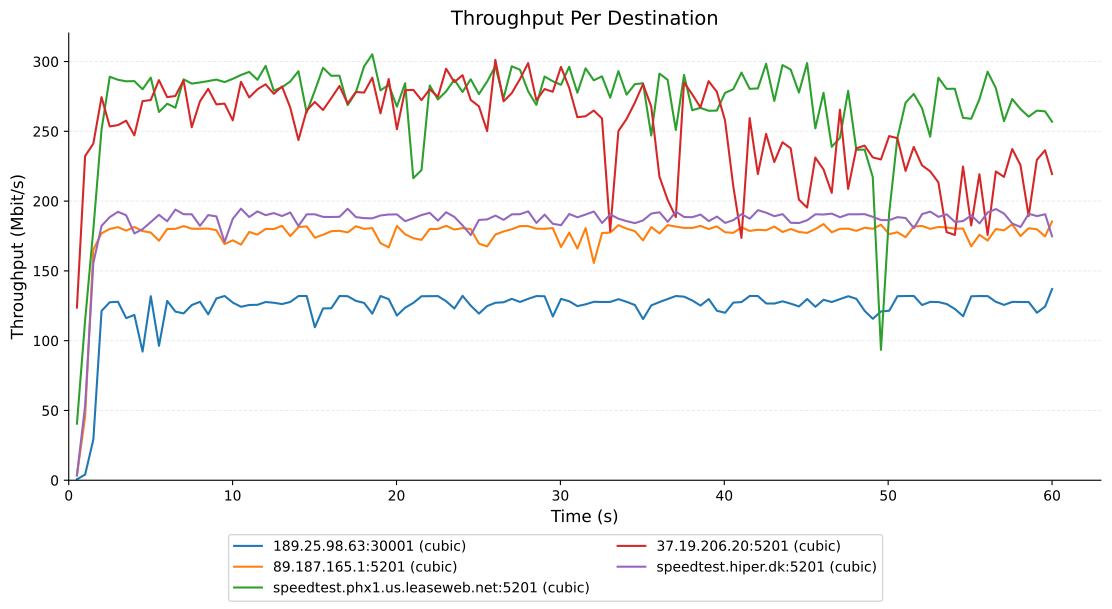

The script that saved this image:
import csv
import random
from dataclasses import dataclass
from pathlib import Path

import matplotlib

matplotlib.use("Agg")
import matplotlib.pyplot as plt

from client import ClientConfig, TestResult, try_run_test
from log_utils import log_message


@dataclass
class Server:
    host: str
    port: int

    def endpoint(self) -> str:
        return f"{self.host}:{self.port}"


def load_servers(filepath: Path) -> list[Server]:
    servers = []

    with open(filepath) as f:
        reader = csv.DictReader(f)

        for row in reader:
            port = int(row["PORT"].split("-")[0])
            servers.append(Server(row["IP/HOST"], port))

    return servers


def run_destinations(servers: list[Server], count: int, attempts: int, cfg: ClientConfig) -> None:
    shuffled_servers = servers.copy()
    random.shuffle(shuffled_servers)
    server_idx = 0

    tested_servers: list[tuple[Server, TestResult]] = []

    for i in range(count):
        curr_attempt = 1

        while server_idx < len(shuffled_servers):
            server = shuffled_servers[server_idx]
            attempt_label = f"Server {i + 1}/{count} | attempt {curr_attempt}/{attempts}"
            test_result = try_run_test(server.host, server.port, cfg, quiet=True)

            if test_result is not None:
                log_message("destinations", f"{attempt_label} | passed: {server.endpoint()}")
                tested_servers.append((server, test_result))

                break

            if curr_attempt == attempts:
                log_message("destinations", f"{attempt_label} | failed; limit reached")
                break

            log_message("destinations", f"{attempt_label} | failed; trying next server")

            curr_attempt += 1
            server_idx += 1

        if server_idx == len(shuffled_servers):
            break

        server_idx += 1

    num_dest = len(tested_servers)
    log_message("destinations", f"Selected {num_dest}/{count} servers")

    fig, ax = plt.subplots(1, 1, figsize=(11, 6), layout="constrained")

    for server, test_result in tested_servers:
        x, y = zip(*test_result.goodput, strict=True)
        label = f"{server.endpoint()} ({test_result.algorithm})"
        ax.plot(x, y, label=label, linewidth=1.5)

    ax.set_title("Throughput Per Destination", fontsize=14)
    ax.set_xlabel("Time (s)", fontsize=12)
    ax.set_ylabel("Throughput (Mbit/s)", fontsize=12)

    ax.set_xlim(left=0)
    ax.set_ylim(bottom=0)
    ax.tick_params(axis="both", labelsize=10)

    ax.spines["top"].set_visible(False)
    ax.spines["right"].set_visible(False)

    ax.grid(axis="y", linestyle="--", alpha=0.25, linewidth=0.7)
    ax.set_axisbelow(True)

    fig.legend(loc="outside lower center", ncols=2, fontsize=10)

    fig.savefig("destinations.pdf", format="pdf", bbox_inches="tight")
    log_message("destinations", "Plot saved to destinations.pdf")
